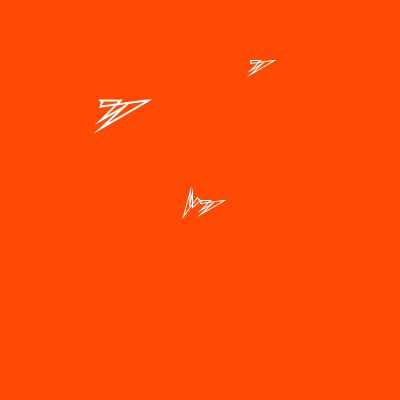
Frame 1 (no input)
Frame 60 (the mouse pressed at the canvas centre just before this capture): identical to frame 1, image omitted
Frame 120 (the mouse held since frame 60 and released just before this capture): identical to frame 1, image omitted

The Processing sketch that drew this single still picture (run headless with seeded random() and noise(); from frame 60 on, the mouse is pressed at the canvas centre):

// Processing sketch: processing_43386
// ── processing_43386.pde

float [][] pattern = new float [10][2];
int [][] mouse;
int clicks;

void setup(){
  size(400,400);
  background (254,74,3);
  clicks = 0;
  pattern [0][0]=0;
  pattern [0][1]=1;
  pattern [1][0]=3;
  pattern [1][1]=0;
  pattern [2][1]=23;
  pattern [2][0]=0;
  pattern [3][1]=24;
  pattern [3][0]=0;
  pattern [4][1]=0;
  pattern [4][0]=14;
  pattern [5][1]=12;
  pattern [5][0]=3;
  pattern [6][1]=0;
  pattern [6][0]=10;
  pattern [7][1]=10;
  pattern [8][0]=0;
  pattern [8][1]=0;
  pattern [9][0]=1;
  pattern [9][1]=1;
  mouse = new int [1000][2];
}

void draw (){
  background (254,74,3);
  placeRubberStamp(200,200);
  pushMatrix( );
  scale (2);
  placeRubberStamp(50,50);
  popMatrix( );
  pushMatrix( );
  translate (50,-90);
  placeRubberStamp (200,150);
  popMatrix();
  pushMatrix();
  translate(200,200);
  rotate (.75*PI);
  placeRubberStamp (0,0);
  popMatrix();

}

void placeRubberStamp (int px,int py){
  stroke(255);
  noFill();
  beginShape ();

  vertex (pattern [0][1] + px, pattern [0][0] + py);
  vertex (pattern [1][1] + px, pattern [1][0] + py);
  vertex (pattern [2][1] + px, pattern [2][0] + py);
  vertex (pattern [3][1] + px, pattern [3][0] + py);
  vertex (pattern [4][1] + px, pattern [4][0] + py);
  vertex (pattern [5][1] + px, pattern [5][0] + py);
  vertex (pattern [6][1] + px, pattern [6][0] + py);
  vertex (pattern [7][1] + px, pattern [7][0] + py);
  vertex (pattern [8][1] + px, pattern [8][0] + py);
  vertex (pattern [9][1] + px, pattern [9][0] + py);

  endShape();

}
